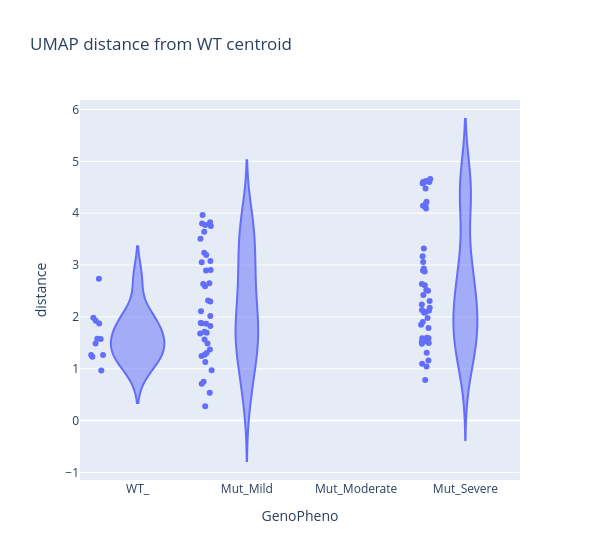

Notebook code for this chart:
### Code cell
px.violin(ndf, x=var, y='distance', title='UMAP distance from WT centroid', points='all', width=600, category_orders=category_orders)

### Figure 1 — Plotly figure (JSON) as saved in the notebook; plotly's stock layout.template omitted (floating-point values rounded to 4 significant figures)
{"data": [{"alignmentgroup": "True", "box": {"visible": false}, "hovertemplate": "GenoPheno=%{x}<br>distance=%{y}<extra></extra>", "legendgroup": "", "marker": {"color": "#636efa"}, "name": "", "offsetgroup": "", "orientation": "v", "points": "all", "scalegroup": "True", "showlegend": false, "type": "violin", "x": ["Mut_Severe", "Mut_Severe", "Mut_Severe", "Mut_Mild", "Mut_Severe", "Mut_Severe", "Mut_Mild", "Mut_Mild", "Mut_Severe", "Mut_Severe", "Mut_Severe", "Mut_Mild", "Mut_Severe", "Mut_Mild", "Mut_Severe", "Mut_Mild", "Mut_Mild", "Mut_Severe", "Mut_Severe", "WT_", "WT_", "WT_", "WT_", "Mut_Severe", "Mut_Mild", "Mut_Mild", "Mut_Severe", "Mut_Mild", "Mut_Severe", "Mut_Mild", "Mut_Severe", "Mut_Mild", "Mut_Mild", "Mut_Mild", "Mut_Severe", "Mut_Severe", "Mut_Severe", "Mut_Mild", "Mut_Mild", "Mut_Severe", "Mut_Severe", "WT_", "WT_", "Mut_Mild", "Mut_Mild", "Mut_Mild", "Mut_Severe", "Mut_Mild", "Mut_Mild", "WT_", "Mut_Severe", "WT_", "Mut_Severe", "Mut_Mild", "WT_", "Mut_Mild", "WT_", "Mut_Mild", "Mut_Mild", "Mut_Severe", "Mut_Mild", "Mut_Severe", "Mut_Mild", "Mut_Severe", "Mut_Mild", "Mut_Mild", "Mut_Severe", "Mut_Mild", "Mut_Mild", "Mut_Severe", "Mut_Severe", "Mut_Severe", "Mut_Severe", "Mut_Severe", "WT_", "Mut_Severe", "Mut_Mild", "Mut_Mild", "Mut_Severe", "Mut_Severe", "Mut_Mild", "Mut_Severe", "Mut_Severe", "Mut_Mild", "Mut_Severe", "Mut_Severe", "Mut_Severe", "Mut_Severe", "Mut_Severe", "Mut_Severe", "Mut_Severe", "Mut_Mild", "Mut_Severe", "Mut_Mild", "Mut_Severe", "Mut_Mild", "Mut_Mild"], "x0": " ", "xaxis": "x", "y": [2.116, 2.081, 1.517, 2.109, 4.587, 4.091, 2.589, 3.056, 2.132, 2.24, 1.784, 3.803, 1.043, 0.9688, 2.424, 1.696, 1.372, 1.482, 1.587, 1.572, 1.485, 0.9675, 1.267, 4.601, 3.643, 3.194, 4.62, 3.774, 4.474, 0.5351, 0.7822, 2.903, 1.247, 2.019, 2.503, 1.562, 2.636, 3.508, 2.297, 2.896, 2.935, 1.926, 1.267, 1.131, 1.27, 2.897, 3.061, 1.305, 2.647, 1.231, 3.171, 2.737, 4.659, 1.869, 1.58, 1.565, 1.874, 2.633, 3.076, 2.306, 1.682, 2.609, 1.876, 2.874, 1.823, 1.712, 1.157, 1.486, 0.709, 1.497, 1.98, 2.094, 1.902, 1.53, 1.982, 4.602, 0.7487, 0.2779, 2.176, 1.098, 2.315, 2.521, 1.59, 1.883, 1.307, 1.849, 3.317, 4.575, 4.221, 1.596, 1.54, 3.753, 4.184, 3.823, 4.142, 3.236, 3.964], "y0": " ", "yaxis": "y"}], "layout": {"legend": {"tracegroupgap": 0}, "title": {"text": "UMAP distance from WT centroid"}, "violinmode": "group", "width": 600, "xaxis": {"anchor": "y", "categoryarray": ["WT_", "Mut_Mild", "Mut_Moderate", "Mut_Severe"], "categoryorder": "array", "domain": [0, 1], "title": {"text": "GenoPheno"}}, "yaxis": {"anchor": "x", "domain": [0, 1], "title": {"text": "distance"}}}}
